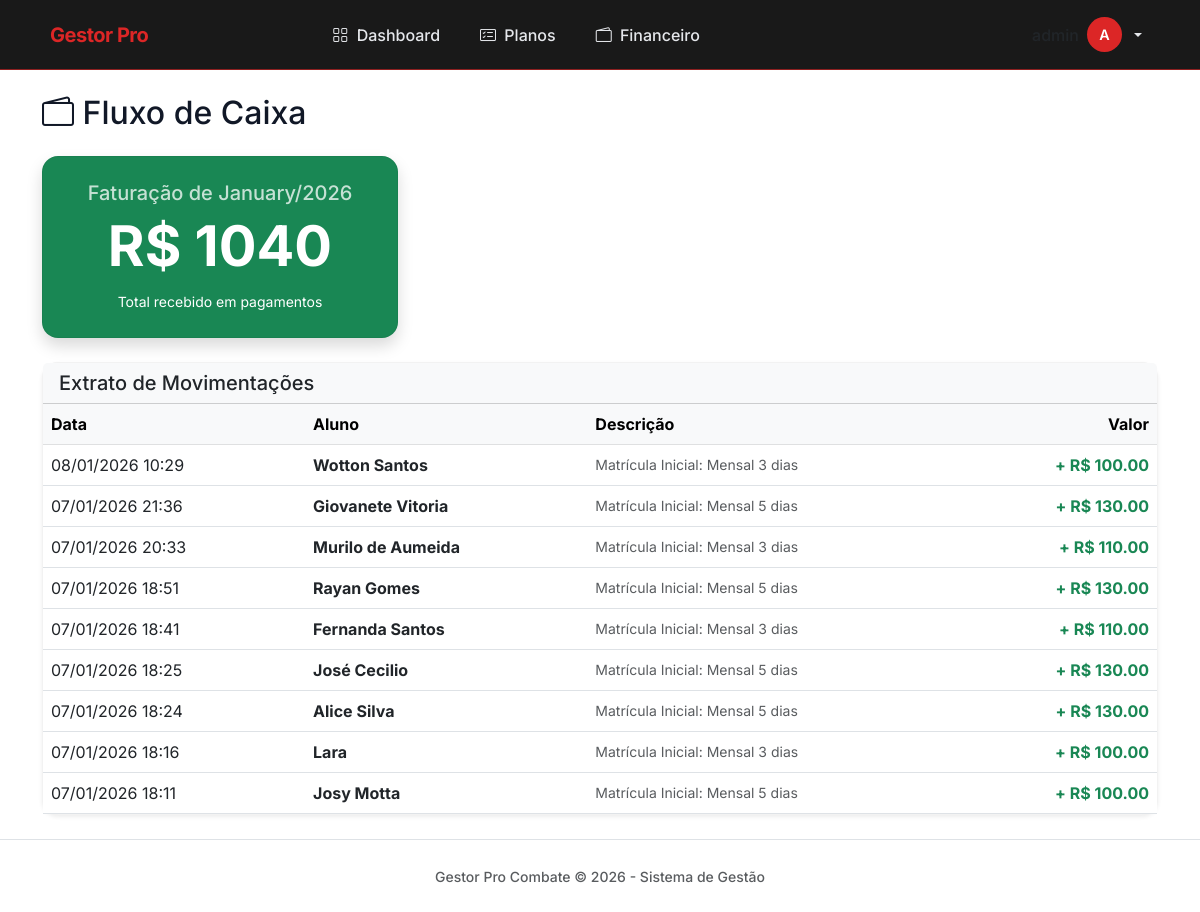
Page /financeiro/ (signed in) on the earlier database version.
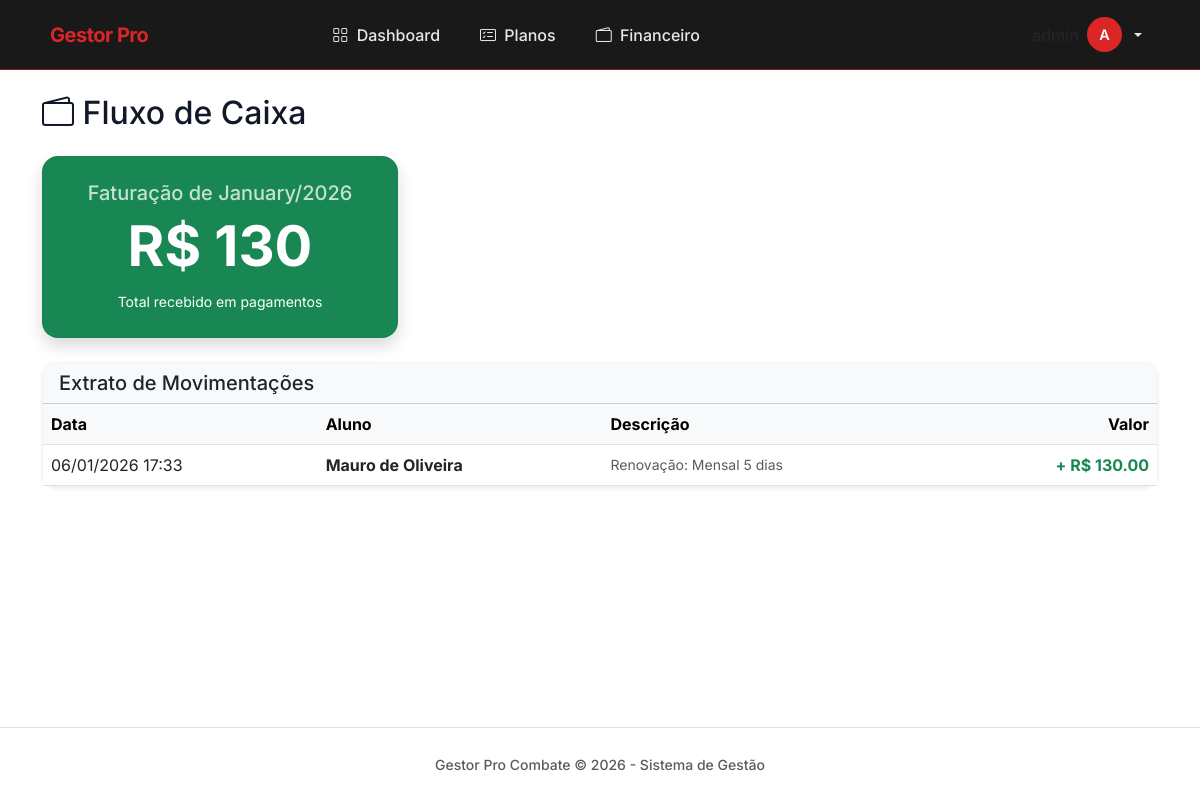
Same page on the later database version.
### core/models.py (models this page shows, shortened)
class Pagamento(models.Model):
    aluno = models.ForeignKey(Aluno, on_delete=models.CASCADE)
    valor = models.DecimalField(max_digits=6, decimal_places=2)
    data_pagamento = models.DateTimeField(default=timezone.now)
    descricao = models.CharField(max_length=100, blank=True) # Ex: "Mensalidade Maio"

class Aluno(models.Model):
    nome_completo = models.CharField(max_length=150)
    data_nascimento = models.DateField()
    cpf = models.CharField(max_length=14, unique=True, blank=True, null=True, verbose_name="CPF")
    email = models.EmailField(blank=True, null=True)
    telefone = models.CharField(max_length=20)
    graduacao = models.CharField(max_length=50, default="Iniciante", verbose_name="Faixa/Graduação")
    foto = models.ImageField(upload_to='alunos_fotos', blank=True, null=True, verbose_name="Foto do Aluno")
    data_cadastro = models.DateTimeField(default=timezone.now)

### core/views.py (the view)
# urls.py: path('financeiro/', relatorio_financeiro, name='relatorio_financeiro'),
@login_required
def relatorio_financeiro(request):
    hoje = timezone.now()
    pagamentos_mes = Pagamento.objects.filter(
        data_pagamento__month=hoje.month,
        data_pagamento__year=hoje.year
    ).order_by('-data_pagamento')
    total_mes = pagamentos_mes.aggregate(Sum('valor'))['valor__sum'] or 0
    todos_pagamentos = Pagamento.objects.all().order_by('-data_pagamento')[:50]
    context = {
        'pagamentos_mes': pagamentos_mes,
        'total_mes': total_mes,
        'todos_pagamentos': todos_pagamentos,
        'mes_atual': hoje.strftime('%B/%Y') # Ex: Janeiro/2026
    }
    return render(request, 'core/financeiro.html', context)

### core/templates/core/financeiro.html
{% extends 'core/base.html' %}
{% block conteudo %}
<h2 class="mb-4"><i class="bi bi-wallet2"></i> Fluxo de Caixa</h2>
<div class="row mb-4">
    <div class="col-md-6 col-lg-4">
        <div class="card bg-success text-white shadow">
            <div class="card-body text-center p-4">
                <h5 class="card-title opacity-75">Faturação de {{ mes_atual }}</h5>
                <h1 class="display-4 fw-bold">R$ {{ total_mes }}</h1>
                <small>Total recebido em pagamentos</small>
            </div>
        </div>
    </div>
</div>
<div class="card shadow-sm">
    <div class="card-header bg-light">
        <h5 class="mb-0">Extrato de Movimentações</h5>
    </div>
    <div class="table-responsive">
        <table class="table table-hover align-middle mb-0">
            <thead class="table-light">
                <tr>
                    <th>Data</th>
                    <th>Aluno</th>
                    <th>Descrição</th>
                    <th class="text-end">Valor</th>
                </tr>
            </thead>
            <tbody>
                {% for pg in todos_pagamentos %}
                <tr>
                    <td>{{ pg.data_pagamento|date:"d/m/Y H:i" }}</td>
                    <td>
                        <a href="{% url 'editar_aluno' pg.aluno.id %}" class="text-decoration-none fw-bold text-dark">
                            {{ pg.aluno.nome_completo }}
                        </a>
                    </td>
                    <td class="text-muted small">{{ pg.descricao }}</td>
                    <td class="text-end fw-bold text-success">+ R$ {{ pg.valor }}</td>
                </tr>
                {% empty %}
                <tr>
                    <td colspan="4" class="text-center py-4 text-muted">
                        Nenhum pagamento registado ainda.
                    </td>
                </tr>
                {% endfor %}
            </tbody>
        </table>
    </div>
</div>
{% endblock %}

Differences in the rows shown:
removed Pagamento: data_pagamento "08/01/2026 10:29", aluno.nome_completo "Wotton Santos", descricao "Matrícula Inicial: Mensal 3 dias", valor "100.00"
removed Pagamento: data_pagamento "07/01/2026 21:36", aluno.nome_completo "Giovanete Vitoria", descricao "Matrícula Inicial: Mensal 5 dias", valor "130.00"
removed Pagamento: data_pagamento "07/01/2026 20:33", aluno.nome_completo "Murilo de Aumeida", descricao "Matrícula Inicial: Mensal 3 dias", valor "110.00"
removed Pagamento: data_pagamento "07/01/2026 18:51", aluno.nome_completo "Rayan Gomes", descricao "Matrícula Inicial: Mensal 5 dias", valor "130.00"
removed Pagamento: data_pagamento "07/01/2026 18:41", aluno.nome_completo "Fernanda Santos", descricao "Matrícula Inicial: Mensal 3 dias", valor "110.00"
removed Pagamento: data_pagamento "07/01/2026 18:25", aluno.nome_completo "José Cecilio", descricao "Matrícula Inicial: Mensal 5 dias", valor "130.00"
removed Pagamento: data_pagamento "07/01/2026 18:24", aluno.nome_completo "Alice Silva", descricao "Matrícula Inicial: Mensal 5 dias", valor "130.00"
removed Pagamento: data_pagamento "07/01/2026 18:16", aluno.nome_completo "Lara", descricao "Matrícula Inicial: Mensal 3 dias", valor "100.00"
removed Pagamento: data_pagamento "07/01/2026 18:11", aluno.nome_completo "Josy Motta", descricao "Matrícula Inicial: Mensal 5 dias", valor "100.00"
added Pagamento: data_pagamento "06/01/2026 17:33", aluno.nome_completo "Mauro de Oliveira", descricao "Renovação: Mensal 5 dias", valor "130.00"
Other differences:
{{ total_mes }}: "1040" → "130"
